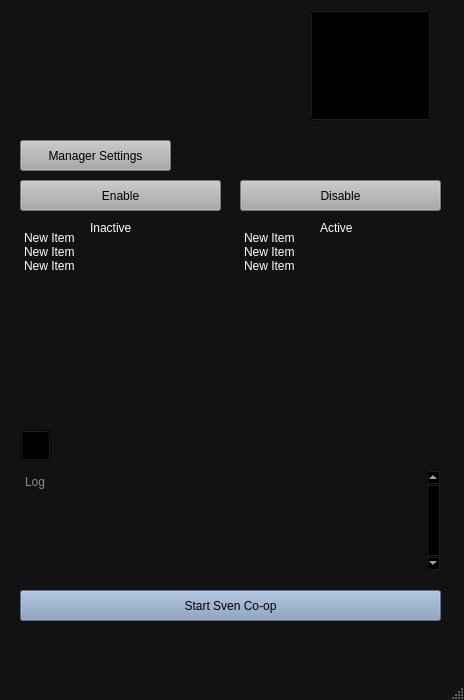
<?xml version="1.0" encoding="UTF-8"?>
<ui version="4.0">
 <class>MainWindow</class>
 <widget class="QMainWindow" name="MainWindow">
  <property name="windowModality">
   <enum>Qt::WindowModality::ApplicationModal</enum>
  </property>
  <property name="enabled">
   <bool>true</bool>
  </property>
  <property name="geometry">
   <rect>
    <x>0</x>
    <y>0</y>
    <width>464</width>
    <height>700</height>
   </rect>
  </property>
  <property name="sizePolicy">
   <sizepolicy hsizetype="Fixed" vsizetype="Fixed">
    <horstretch>0</horstretch>
    <verstretch>0</verstretch>
   </sizepolicy>
  </property>
  <property name="minimumSize">
   <size>
    <width>464</width>
    <height>700</height>
   </size>
  </property>
  <property name="maximumSize">
   <size>
    <width>465</width>
    <height>770</height>
   </size>
  </property>
  <property name="palette">
   <palette>
    <active>
     <colorrole role="WindowText">
      <brush brushstyle="SolidPattern">
       <color alpha="255">
        <red>255</red>
        <green>255</green>
        <blue>255</blue>
       </color>
      </brush>
     </colorrole>
     <colorrole role="Button">
      <brush brushstyle="SolidPattern">
       <color alpha="255">
        <red>0</red>
        <green>0</green>
        <blue>0</blue>
       </color>
      </brush>
     </colorrole>
     <colorrole role="Light">
      <brush brushstyle="SolidPattern">
       <color alpha="255">
        <red>73</red>
        <green>73</green>
        <blue>73</blue>
       </color>
      </brush>
     </colorrole>
     <colorrole role="Midlight">
      <brush brushstyle="SolidPattern">
       <color alpha="255">
        <red>61</red>
        <green>61</green>
        <blue>61</blue>
       </color>
      </brush>
     </colorrole>
     <colorrole role="Dark">
      <brush brushstyle="SolidPattern">
       <color alpha="255">
        <red>24</red>
        <green>24</green>
        <blue>24</blue>
       </color>
      </brush>
     </colorrole>
     <colorrole role="Mid">
      <brush brushstyle="SolidPattern">
       <color alpha="255">
        <red>33</red>
        <green>33</green>
        <blue>33</blue>
       </color>
      </brush>
     </colorrole>
     <colorrole role="Text">
      <brush brushstyle="SolidPattern">
       <color alpha="255">
        <red>255</red>
        <green>255</green>
        <blue>255</blue>
       </color>
      </brush>
     </colorrole>
     <colorrole role="BrightText">
      <brush brushstyle="SolidPattern">
       <color alpha="255">
        <red>255</red>
        <green>255</green>
        <blue>255</blue>
       </color>
      </brush>
     </colorrole>
     <colorrole role="ButtonText">
      <brush brushstyle="SolidPattern">
       <color alpha="255">
        <red>3</red>
        <green>3</green>
        <blue>3</blue>
       </color>
      </brush>
     </colorrole>
     <colorrole role="Base">
      <brush brushstyle="SolidPattern">
       <color alpha="255">
        <red>18</red>
        <green>18</green>
        <blue>18</blue>
       </color>
      </brush>
     </colorrole>
     <colorrole role="Window">
      <brush brushstyle="SolidPattern">
       <color alpha="255">
        <red>18</red>
        <green>18</green>
        <blue>18</blue>
       </color>
      </brush>
     </colorrole>
     <colorrole role="Shadow">
      <brush brushstyle="SolidPattern">
       <color alpha="255">
        <red>0</red>
        <green>0</green>
        <blue>0</blue>
       </color>
      </brush>
     </colorrole>
     <colorrole role="AlternateBase">
      <brush brushstyle="SolidPattern">
       <color alpha="255">
        <red>90</red>
        <green>90</green>
        <blue>90</blue>
       </color>
      </brush>
     </colorrole>
     <colorrole role="ToolTipBase">
      <brush brushstyle="SolidPattern">
       <color alpha="255">
        <red>255</red>
        <green>255</green>
        <blue>220</blue>
       </color>
      </brush>
     </colorrole>
     <colorrole role="ToolTipText">
      <brush brushstyle="SolidPattern">
       <color alpha="255">
        <red>0</red>
        <green>0</green>
        <blue>0</blue>
       </color>
      </brush>
     </colorrole>
     <colorrole role="PlaceholderText">
      <brush brushstyle="SolidPattern">
       <color alpha="127">
        <red>255</red>
        <green>255</green>
        <blue>255</blue>
       </color>
      </brush>
     </colorrole>
     <colorrole role="Accent">
      <brush brushstyle="SolidPattern">
       <color alpha="255">
        <red>0</red>
        <green>0</green>
        <blue>0</blue>
       </color>
      </brush>
     </colorrole>
    </active>
    <inactive>
     <colorrole role="WindowText">
      <brush brushstyle="SolidPattern">
       <color alpha="255">
        <red>255</red>
        <green>255</green>
        <blue>255</blue>
       </color>
      </brush>
     </colorrole>
     <colorrole role="Button">
      <brush brushstyle="SolidPattern">
       <color alpha="255">
        <red>0</red>
        <green>0</green>
        <blue>0</blue>
       </color>
      </brush>
     </colorrole>
     <colorrole role="Light">
      <brush brushstyle="SolidPattern">
       <color alpha="255">
        <red>73</red>
        <green>73</green>
        <blue>73</blue>
       </color>
      </brush>
     </colorrole>
     <colorrole role="Midlight">
      <brush brushstyle="SolidPattern">
       <color alpha="255">
        <red>61</red>
        <green>61</green>
        <blue>61</blue>
       </color>
      </brush>
     </colorrole>
     <colorrole role="Dark">
      <brush brushstyle="SolidPattern">
       <color alpha="255">
        <red>24</red>
        <green>24</green>
        <blue>24</blue>
       </color>
      </brush>
     </colorrole>
     <colorrole role="Mid">
      <brush brushstyle="SolidPattern">
       <color alpha="255">
        <red>33</red>
        <green>33</green>
        <blue>33</blue>
       </color>
      </brush>
     </colorrole>
     <colorrole role="Text">
      <brush brushstyle="SolidPattern">
       <color alpha="255">
        <red>255</red>
        <green>255</green>
        <blue>255</blue>
       </color>
      </brush>
     </colorrole>
     <colorrole role="BrightText">
      <brush brushstyle="SolidPattern">
       <color alpha="255">
        <red>255</red>
        <green>255</green>
        <blue>255</blue>
       </color>
      </brush>
     </colorrole>
     <colorrole role="ButtonText">
      <brush brushstyle="SolidPattern">
       <color alpha="255">
        <red>3</red>
        <green>3</green>
        <blue>3</blue>
       </color>
      </brush>
     </colorrole>
     <colorrole role="Base">
      <brush brushstyle="SolidPattern">
       <color alpha="255">
        <red>18</red>
        <green>18</green>
        <blue>18</blue>
       </color>
      </brush>
     </colorrole>
     <colorrole role="Window">
      <brush brushstyle="SolidPattern">
       <color alpha="255">
        <red>18</red>
        <green>18</green>
        <blue>18</blue>
       </color>
      </brush>
     </colorrole>
     <colorrole role="Shadow">
      <brush brushstyle="SolidPattern">
       <color alpha="255">
        <red>0</red>
        <green>0</green>
        <blue>0</blue>
       </color>
      </brush>
     </colorrole>
     <colorrole role="AlternateBase">
      <brush brushstyle="SolidPattern">
       <color alpha="255">
        <red>90</red>
        <green>90</green>
        <blue>90</blue>
       </color>
      </brush>
     </colorrole>
     <colorrole role="ToolTipBase">
      <brush brushstyle="SolidPattern">
       <color alpha="255">
        <red>255</red>
        <green>255</green>
        <blue>220</blue>
       </color>
      </brush>
     </colorrole>
     <colorrole role="ToolTipText">
      <brush brushstyle="SolidPattern">
       <color alpha="255">
        <red>0</red>
        <green>0</green>
        <blue>0</blue>
       </color>
      </brush>
     </colorrole>
     <colorrole role="PlaceholderText">
      <brush brushstyle="SolidPattern">
       <color alpha="127">
        <red>255</red>
        <green>255</green>
        <blue>255</blue>
       </color>
      </brush>
     </colorrole>
     <colorrole role="Accent">
      <brush brushstyle="SolidPattern">
       <color alpha="255">
        <red>0</red>
        <green>0</green>
        <blue>0</blue>
       </color>
      </brush>
     </colorrole>
    </inactive>
    <disabled>
     <colorrole role="WindowText">
      <brush brushstyle="SolidPattern">
       <color alpha="255">
        <red>24</red>
        <green>24</green>
        <blue>24</blue>
       </color>
      </brush>
     </colorrole>
     <colorrole role="Button">
      <brush brushstyle="SolidPattern">
       <color alpha="255">
        <red>0</red>
        <green>0</green>
        <blue>0</blue>
       </color>
      </brush>
     </colorrole>
     <colorrole role="Light">
      <brush brushstyle="SolidPattern">
       <color alpha="255">
        <red>73</red>
        <green>73</green>
        <blue>73</blue>
       </color>
      </brush>
     </colorrole>
     <colorrole role="Midlight">
      <brush brushstyle="SolidPattern">
       <color alpha="255">
        <red>61</red>
        <green>61</green>
        <blue>61</blue>
       </color>
      </brush>
     </colorrole>
     <colorrole role="Dark">
      <brush brushstyle="SolidPattern">
       <color alpha="255">
        <red>24</red>
        <green>24</green>
        <blue>24</blue>
       </color>
      </brush>
     </colorrole>
     <colorrole role="Mid">
      <brush brushstyle="SolidPattern">
       <color alpha="255">
        <red>33</red>
        <green>33</green>
        <blue>33</blue>
       </color>
      </brush>
     </colorrole>
     <colorrole role="Text">
      <brush brushstyle="SolidPattern">
       <color alpha="255">
        <red>24</red>
        <green>24</green>
        <blue>24</blue>
       </color>
      </brush>
     </colorrole>
     <colorrole role="BrightText">
      <brush brushstyle="SolidPattern">
       <color alpha="255">
        <red>255</red>
        <green>255</green>
        <blue>255</blue>
       </color>
      </brush>
     </colorrole>
     <colorrole role="ButtonText">
      <brush brushstyle="SolidPattern">
       <color alpha="255">
        <red>24</red>
        <green>24</green>
        <blue>24</blue>
       </color>
      </brush>
     </colorrole>
     <colorrole role="Base">
      <brush brushstyle="SolidPattern">
       <color alpha="255">
        <red>18</red>
        <green>18</green>
        <blue>18</blue>
       </color>
      </brush>
     </colorrole>
     <colorrole role="Window">
      <brush brushstyle="SolidPattern">
       <color alpha="255">
        <red>18</red>
        <green>18</green>
        <blue>18</blue>
       </color>
      </brush>
     </colorrole>
     <colorrole role="Shadow">
      <brush brushstyle="SolidPattern">
       <color alpha="255">
        <red>0</red>
        <green>0</green>
        <blue>0</blue>
       </color>
      </brush>
     </colorrole>
     <colorrole role="AlternateBase">
      <brush brushstyle="SolidPattern">
       <color alpha="255">
        <red>90</red>
        <green>90</green>
        <blue>90</blue>
       </color>
      </brush>
     </colorrole>
     <colorrole role="ToolTipBase">
      <brush brushstyle="SolidPattern">
       <color alpha="255">
        <red>255</red>
        <green>255</green>
        <blue>220</blue>
       </color>
      </brush>
     </colorrole>
     <colorrole role="ToolTipText">
      <brush brushstyle="SolidPattern">
       <color alpha="255">
        <red>0</red>
        <green>0</green>
        <blue>0</blue>
       </color>
      </brush>
     </colorrole>
     <colorrole role="PlaceholderText">
      <brush brushstyle="SolidPattern">
       <color alpha="127">
        <red>24</red>
        <green>24</green>
        <blue>24</blue>
       </color>
      </brush>
     </colorrole>
     <colorrole role="Accent">
      <brush brushstyle="SolidPattern">
       <color alpha="255">
        <red>35</red>
        <green>35</green>
        <blue>35</blue>
       </color>
      </brush>
     </colorrole>
    </disabled>
   </palette>
  </property>
  <property name="mouseTracking">
   <bool>false</bool>
  </property>
  <property name="focusPolicy">
   <enum>Qt::FocusPolicy::StrongFocus</enum>
  </property>
  <property name="windowTitle">
   <string>Sven Co-Op Addon Manager</string>
  </property>
  <property name="windowIcon">
   <iconset resource="../rsc/resources.qrc">
    <normaloff>:/Icons/icons/icon.png</normaloff>:/Icons/icons/icon.png</iconset>
  </property>
  <widget class="QWidget" name="centralwidget">
   <widget class="QLabel" name="label">
    <property name="geometry">
     <rect>
      <x>0</x>
      <y>0</y>
      <width>471</width>
      <height>141</height>
     </rect>
    </property>
    <property name="text">
     <string/>
    </property>
    <property name="pixmap">
     <pixmap resource="../rsc/resources.qrc">:/Banner/images/banner.jpg</pixmap>
    </property>
    <property name="scaledContents">
     <bool>true</bool>
    </property>
   </widget>
   <widget class="QPushButton" name="pushButton">
    <property name="geometry">
     <rect>
      <x>310</x>
      <y>10</y>
      <width>121</width>
      <height>111</height>
     </rect>
    </property>
    <property name="focusPolicy">
     <enum>Qt::FocusPolicy::NoFocus</enum>
    </property>
    <property name="text">
     <string/>
    </property>
    <property name="icon">
     <iconset resource="../rsc/resources.qrc">
      <normaloff>:/Buttons/images/svenlogo.png</normaloff>:/Buttons/images/svenlogo.png</iconset>
    </property>
    <property name="iconSize">
     <size>
      <width>130</width>
      <height>130</height>
     </size>
    </property>
    <property name="checkable">
     <bool>false</bool>
    </property>
   </widget>
   <widget class="QTextEdit" name="log_box">
    <property name="geometry">
     <rect>
      <x>20</x>
      <y>470</y>
      <width>421</width>
      <height>101</height>
     </rect>
    </property>
    <property name="verticalScrollBarPolicy">
     <enum>Qt::ScrollBarPolicy::ScrollBarAlwaysOn</enum>
    </property>
    <property name="horizontalScrollBarPolicy">
     <enum>Qt::ScrollBarPolicy::ScrollBarAlwaysOff</enum>
    </property>
    <property name="readOnly">
     <bool>true</bool>
    </property>
    <property name="markdown">
     <string/>
    </property>
    <property name="html">
     <string>&lt;!DOCTYPE HTML PUBLIC &quot;-//W3C//DTD HTML 4.0//EN&quot; &quot;http://www.w3.org/TR/REC-html40/strict.dtd&quot;&gt;
&lt;html&gt;&lt;head&gt;&lt;meta name=&quot;qrichtext&quot; content=&quot;1&quot; /&gt;&lt;meta charset=&quot;utf-8&quot; /&gt;&lt;style type=&quot;text/css&quot;&gt;
p, li { white-space: pre-wrap; }
hr { height: 1px; border-width: 0; }
li.unchecked::marker { content: &quot;\2610&quot;; }
li.checked::marker { content: &quot;\2612&quot;; }
&lt;/style&gt;&lt;/head&gt;&lt;body style=&quot; font-family:'Segoe UI'; font-size:9pt; font-weight:400; font-style:normal;&quot;&gt;
&lt;p style=&quot;-qt-paragraph-type:empty; margin-top:0px; margin-bottom:0px; margin-left:0px; margin-right:0px; -qt-block-indent:0; text-indent:0px;&quot;&gt;&lt;br /&gt;&lt;/p&gt;&lt;/body&gt;&lt;/html&gt;</string>
    </property>
    <property name="placeholderText">
     <string>Log</string>
    </property>
   </widget>
   <widget class="QListWidget" name="inactive_list">
    <property name="geometry">
     <rect>
      <x>20</x>
      <y>230</y>
      <width>201</width>
      <height>192</height>
     </rect>
    </property>
    <property name="horizontalScrollBarPolicy">
     <enum>Qt::ScrollBarPolicy::ScrollBarAlwaysOff</enum>
    </property>
    <property name="spacing">
     <number>6</number>
    </property>
    <item>
     <property name="text">
      <string>New Item</string>
     </property>
    </item>
    <item>
     <property name="text">
      <string>New Item</string>
     </property>
    </item>
    <item>
     <property name="text">
      <string>New Item</string>
     </property>
    </item>
   </widget>
   <widget class="QListWidget" name="active_list">
    <property name="geometry">
     <rect>
      <x>240</x>
      <y>230</y>
      <width>201</width>
      <height>192</height>
     </rect>
    </property>
    <property name="horizontalScrollBarPolicy">
     <enum>Qt::ScrollBarPolicy::ScrollBarAlwaysOff</enum>
    </property>
    <property name="spacing">
     <number>6</number>
    </property>
    <item>
     <property name="text">
      <string>New Item</string>
     </property>
    </item>
    <item>
     <property name="text">
      <string>New Item</string>
     </property>
    </item>
    <item>
     <property name="text">
      <string>New Item</string>
     </property>
    </item>
   </widget>
   <widget class="QPushButton" name="enable_button">
    <property name="geometry">
     <rect>
      <x>20</x>
      <y>180</y>
      <width>201</width>
      <height>31</height>
     </rect>
    </property>
    <property name="styleSheet">
     <string notr="true">background-color: #A9A9A9</string>
    </property>
    <property name="text">
     <string>Enable</string>
    </property>
   </widget>
   <widget class="QPushButton" name="disable_button">
    <property name="geometry">
     <rect>
      <x>240</x>
      <y>180</y>
      <width>201</width>
      <height>31</height>
     </rect>
    </property>
    <property name="styleSheet">
     <string notr="true">background-color: #A9A9A9</string>
    </property>
    <property name="text">
     <string>Disable</string>
    </property>
   </widget>
   <widget class="QLabel" name="label_3">
    <property name="geometry">
     <rect>
      <x>320</x>
      <y>220</y>
      <width>81</width>
      <height>16</height>
     </rect>
    </property>
    <property name="text">
     <string>Active</string>
    </property>
   </widget>
   <widget class="QLabel" name="label_4">
    <property name="geometry">
     <rect>
      <x>90</x>
      <y>220</y>
      <width>61</width>
      <height>16</height>
     </rect>
    </property>
    <property name="text">
     <string>Inactive</string>
    </property>
   </widget>
   <widget class="QPushButton" name="start_button">
    <property name="geometry">
     <rect>
      <x>20</x>
      <y>590</y>
      <width>421</width>
      <height>31</height>
     </rect>
    </property>
    <property name="styleSheet">
     <string notr="true">background-color: rgb(129,152,183)</string>
    </property>
    <property name="text">
     <string>Start Sven Co-op</string>
    </property>
   </widget>
   <widget class="QPushButton" name="settings_button">
    <property name="geometry">
     <rect>
      <x>20</x>
      <y>140</y>
      <width>151</width>
      <height>31</height>
     </rect>
    </property>
    <property name="styleSheet">
     <string notr="true">background-color: #A9A9A9</string>
    </property>
    <property name="text">
     <string>Manager Settings</string>
    </property>
   </widget>
   <widget class="QPushButton" name="refresh_button">
    <property name="geometry">
     <rect>
      <x>20</x>
      <y>430</y>
      <width>31</width>
      <height>31</height>
     </rect>
    </property>
    <property name="styleSheet">
     <string notr="true">background:transparent;</string>
    </property>
    <property name="text">
     <string/>
    </property>
    <property name="icon">
     <iconset resource="../rsc/resources.qrc">
      <normaloff>:/Icons/icons/refresh.png</normaloff>:/Icons/icons/refresh.png</iconset>
    </property>
    <property name="iconSize">
     <size>
      <width>32</width>
      <height>32</height>
     </size>
    </property>
   </widget>
  </widget>
  <widget class="QMenuBar" name="menubar">
   <property name="geometry">
    <rect>
     <x>0</x>
     <y>0</y>
     <width>464</width>
     <height>22</height>
    </rect>
   </property>
  </widget>
  <widget class="QStatusBar" name="statusbar"/>
 </widget>
 <tabstops>
  <tabstop>settings_button</tabstop>
  <tabstop>enable_button</tabstop>
  <tabstop>disable_button</tabstop>
  <tabstop>inactive_list</tabstop>
  <tabstop>active_list</tabstop>
  <tabstop>log_box</tabstop>
  <tabstop>start_button</tabstop>
 </tabstops>
 <resources>
  <include location="../rsc/resources.qrc"/>
 </resources>
 <connections/>
</ui>
